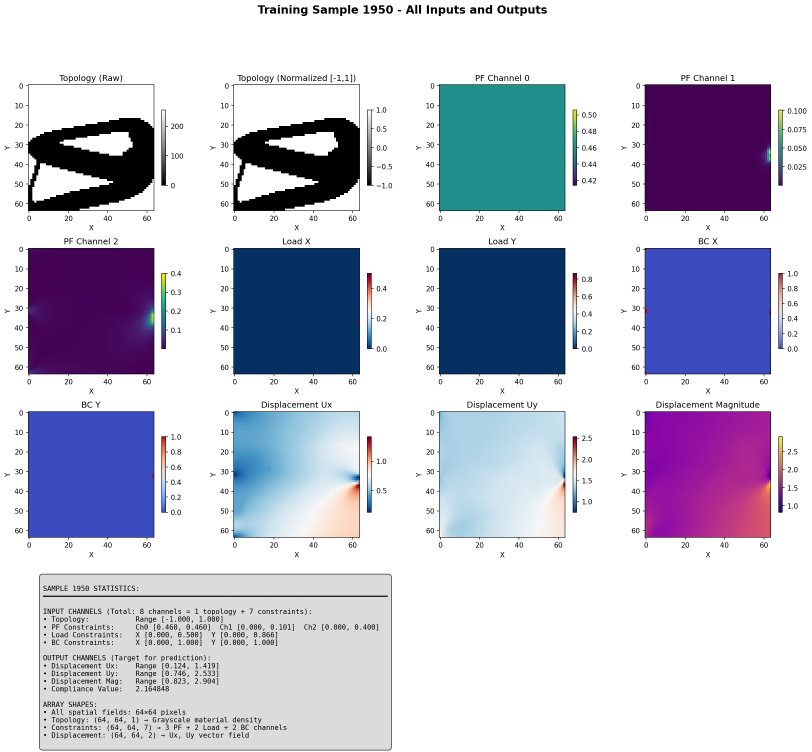
#> input picture .png, 2436 x 2255 px (shown at 1/3 size); its folder holds only this picture in this run
$ python generate_summary_from_topologies.py --input_dir . --output_name out.png
#> lines starting #> are read from the running program, lines starting #| are printed output that depends on the picture
#!/usr/bin/env python3
"""
Generate summary files from topology images with proper boundary conditions and loads.

This script creates summary files in the same format as training_data_summary.npy
with the following constraints:
- Loads and boundary conditions are placed on the perimeter only
- Loads and boundary conditions do not overlap
- Loads are point loads with unit magnitude at angles: 0, 30, 60, 90, 120, 150, 180 degrees
- Boundary conditions are fixed (type 3: fixed in both X and Y directions)

Usage:
python generate_summary_from_topologies.py --input_dir /path/to/topologies --output_name output_summary


python topodiff/generate_summary_from_topologies.py --input_dir topodiff/data/dataset_2_reg/training_data --output_name output_summary --num_samples 5
"""

import numpy as np
import argparse
import os
from pathlib import Path
from PIL import Image
import random

# Grid parameters
GRID_SIZE = 64

def get_perimeter_nodes():
    """Get all node indices on the perimeter of the 65x65 FEA mesh"""
    nodes = []

    # Bottom edge (y=0): nodes 1 to 65
    nodes.extend(range(1, 66))

    # Right edge (x=64): nodes 65, 130, 195, ..., 4225
    for i in range(65):
        nodes.append(65 + i * 65)

    # Top edge (y=64): nodes 4161 to 4225 (excluding 4225 as it's already in right edge)
    nodes.extend(range(4161, 4225))

    # Left edge (x=0): nodes 1, 66, 131, ..., 4161 (excluding corners)
    for i in range(1, 64):
        nodes.append(1 + i * 65)

    # Remove duplicates and return sorted
    return sorted(list(set(nodes)))

def get_corner_nodes():
    """Get the four corner nodes"""
    return [1, 65, 4161, 4225]

def node_to_normalized_coord(node):
    """Convert FEA node number (1-indexed) to normalized coordinates [0, 1]"""
    node_0 = node - 1  # Convert to 0-indexed
    row = node_0 // 65
    col = node_0 % 65

    # Normalize to [0, 1] range
    x = col / 64.0
    y = 1.0 - (row / 64.0)  # Flip Y to match coordinate system

    return [x, y]

def get_edge_position(node):
    """Determine which edge a perimeter node is on"""
    node_0 = node - 1
    row = node_0 // 65
    col = node_0 % 65

    if row == 0:
        return 'bottom'
    elif row == 64:
        return 'top'
    elif col == 0:
        return 'left'
    elif col == 64:
        return 'right'
    else:
        return None

def select_load_position(perimeter_nodes, bc_nodes, num_loads=1):
    """Select load positions ensuring they don't overlap with boundary conditions"""
    available_nodes = [n for n in perimeter_nodes if n not in bc_nodes]

    if num_loads > len(available_nodes):
        raise ValueError(f"Not enough available nodes for {num_loads} loads")

    # For single load, select randomly from available nodes
    if num_loads == 1:
        return random.sample(available_nodes, num_loads)

    # For multiple loads, try to space them out
    selected = []
    for _ in range(num_loads):
        if not selected:
            # First load: random selection
            node = random.choice(available_nodes)
            selected.append(node)
            available_nodes.remove(node)
        else:
            # Subsequent loads: prefer nodes far from existing loads
            best_node = None
            best_min_dist = -1

            for candidate in available_nodes:
                # Calculate minimum distance to existing loads
                min_dist = min([abs(candidate - existing) for existing in selected])
                if min_dist > best_min_dist:
                    best_min_dist = min_dist
                    best_node = candidate

            if best_node:
                selected.append(best_node)
                available_nodes.remove(best_node)

    return selected

def angle_to_components(angle_deg):
    """Convert angle in degrees to unit vector components"""
    angle_rad = np.radians(angle_deg)
    return np.cos(angle_rad), np.sin(angle_rad)

def select_boundary_conditions(perimeter_nodes, num_bc_locations=4):
    """Select boundary condition locations, preferring corners"""
    corners = get_corner_nodes()

    if num_bc_locations <= 4:
        # Use corners
        return random.sample(corners, num_bc_locations)
    else:
        # Use all corners plus additional perimeter nodes
        bc_nodes = corners.copy()
        remaining = [n for n in perimeter_nodes if n not in corners]
        additional = random.sample(remaining, num_bc_locations - 4)
        bc_nodes.extend(additional)
        return bc_nodes

def calculate_volume_fraction(topology_image):
    """Calculate volume fraction from topology image"""
    # Black pixels (< 127) are material
    material_pixels = np.sum(topology_image < 127)
    total_pixels = topology_image.shape[0] * topology_image.shape[1]
    return material_pixels / total_pixels

def create_summary_entry(topology_image, bc_strategy='corners', load_angle=None):
    """Create a single summary entry for a topology image"""
    perimeter_nodes = get_perimeter_nodes()

    # Select boundary conditions
    if bc_strategy == 'corners':
        bc_nodes = get_corner_nodes()
    elif bc_strategy == 'random':
        num_bc = random.randint(2, 6)
        bc_nodes = select_boundary_conditions(perimeter_nodes, num_bc)
    else:
        bc_nodes = get_corner_nodes()

    # Create BC configuration (type 3: fixed in both X and Y)
    BC_conf = [([node], 3) for node in bc_nodes]

    # Create BC strings for compatibility
    BC_conf_x = ';'.join(str(node) for node in bc_nodes) + ';'
    BC_conf_y = BC_conf_x

    # Select load position(s)
    num_loads = 1  # Single point load
    load_nodes = select_load_position(perimeter_nodes, bc_nodes, num_loads)

    # Select load angle
    if load_angle is None:
        allowed_angles = [0, 30, 60, 90, 120, 150, 180]
        load_angle = random.choice(allowed_angles)

    # Calculate load components
    x_component, y_component = angle_to_components(load_angle)
    x_loads = [x_component]
    y_loads = [y_component]

    # Get load coordinates
    load_coord = np.array([node_to_normalized_coord(node) for node in load_nodes])

    # Calculate volume fraction
    VF = calculate_volume_fraction(topology_image)

    # Create summary entry
    entry = {
        'BC_conf': BC_conf,
        'BC_conf_x': BC_conf_x,
        'BC_conf_y': BC_conf_y,
        'load_nodes': np.array(load_nodes),
        'load_coord': load_coord,
        'x_loads': x_loads,
        'y_loads': y_loads,
        'VF': VF
    }

    return entry

def process_topology_directory(input_dir, output_name, bc_strategy='corners', num_samples=None):
    """Process all topology images in a directory and create summary file"""
#> called with input_dir = '.', output_name = 'out.png', bc_strategy = 'corners'
    input_path = Path(input_dir)

    # Find all topology images
    topology_files = sorted(list(input_path.glob('*.png')) + list(input_path.glob('*.jpg')))

    if not topology_files:
        raise ValueError(f"No image files found in {input_dir}")

    print(f"Found {len(topology_files)} topology images")

    if num_samples:
        topology_files = topology_files[:num_samples]
        print(f"Processing first {num_samples} images")

    # Process each topology
    summary_data = []

    for i, topology_file in enumerate(topology_files):
        # Load topology image
        with Image.open(topology_file) as img:
#> img is the input picture: PIL image 2436x2255 RGBA; mean R, G, B, A 195, 195.7, 212.2, 255
            img = img.convert('L')  # Convert to grayscale
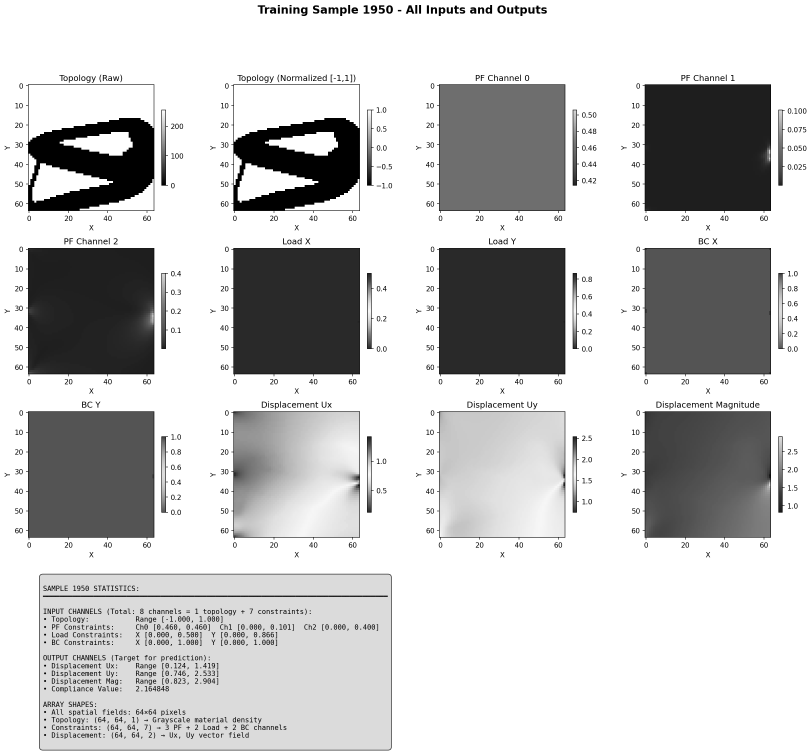
#> img: PIL image 2436x2255 L (shown at 1/3 size); min 0, max 255, mean 197.4
            topology_array = np.array(img)

            # Ensure it's 64x64
            if topology_array.shape != (64, 64):
                img_resized = img.resize((64, 64), Image.BILINEAR)
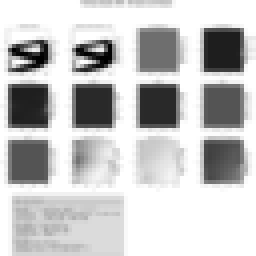
#> img_resized: PIL image 64x64 L (shown 4 times larger); min 0, max 255, mean 197.3
                topology_array = np.array(img_resized)

        # Create summary entry
        entry = create_summary_entry(topology_array, bc_strategy)
#> in calculate_volume_fraction, `material_pixels = np.sum(topology_image < 127)`: material_pixels = 920
#> in create_summary_entry, `VF = calculate_volume_fraction(topology_image)`: VF = 0.225
#> entry = 8 items
        summary_data.append(entry)

        if (i + 1) % 100 == 0:
            print(f"Processed {i + 1}/{len(topology_files)} topologies")

    # Convert to numpy array of dictionaries
    summary_array = np.array(summary_data, dtype=object)

    # Save to file
    output_path = Path('topodiff/data/dataset_1_diff') / f'{output_name}.npy'
    output_path.parent.mkdir(parents=True, exist_ok=True)
    np.save(output_path, summary_array)

    print(f"Summary file saved to: {output_path}")
    print(f"Total entries: {len(summary_array)}")
#| Total entries: 1

    # Print sample statistics
    print("\nSample statistics:")
    print(f"Average volume fraction: {np.mean([e['VF'] for e in summary_data]):.3f}")
#| Average volume fraction: 0.225
    print(f"Load angles used: {set([int(np.degrees(np.arctan2(e['y_loads'][0], e['x_loads'][0]))) for e in summary_data])}")
#| Load angles used: {0}

    return output_path

def main():
    parser = argparse.ArgumentParser(description='Generate summary files from topology images')
    parser.add_argument('--input_dir', required=True, help='Directory containing topology images')
    parser.add_argument('--output_name', required=True, help='Name for output summary file (without .npy extension)')
    parser.add_argument('--bc_strategy', choices=['corners', 'random'], default='corners',
                       help='Boundary condition placement strategy')
    parser.add_argument('--num_samples', type=int, default=None,
                       help='Number of samples to process (default: all)')
    parser.add_argument('--seed', type=int, default=42,
                       help='Random seed for reproducibility')

    args = parser.parse_args()

    # Set random seed
    random.seed(args.seed)
    np.random.seed(args.seed)

    # Process topologies
    try:
        output_path = process_topology_directory(
            args.input_dir,
            args.output_name,
            args.bc_strategy,
            args.num_samples
        )

        # Verify the output
        print("\nVerifying output...")
        data = np.load(output_path, allow_pickle=True)
        print(f"Loaded {len(data)} entries")
        print(f"First entry keys: {list(data[0].keys())}")

    except Exception as e:
        print(f"Error: {e}")
        return 1

    return 0

if __name__ == "__main__":
    exit(main())
#> (the program exits here)

$ run again, on boundary_transpose_comparison.png
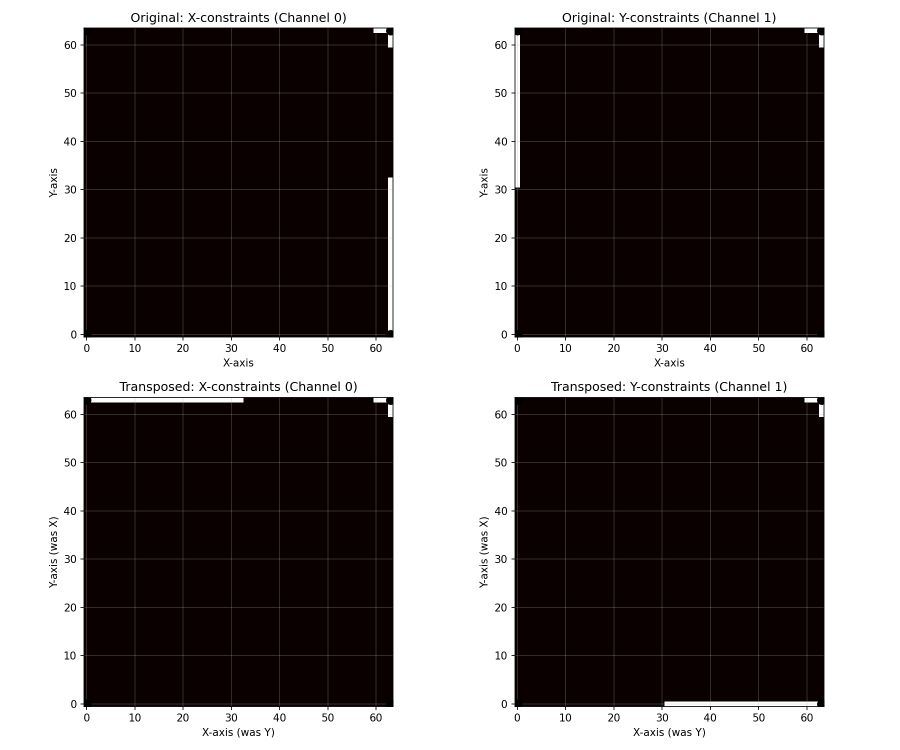
#> input picture boundary_transpose_comparison.png, 1800 x 1500 px (shown at 1/2 size)
#> in process_topology_directory, img is the input picture: PIL image 1800x1500 RGBA; mean R, G, B, A 115.9, 110.4, 110.4, 255
#> img: PIL image 1800x1500 L
#> in process_topology_directory, `img_resized = img.resize((64, 64), Image.BILINEAR)`:
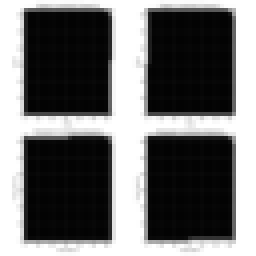
#> img_resized: PIL image 64x64 L (shown 4 times larger); min 3, max 255, mean 112
#> material_pixels = 2324
#> VF = 0.567
#> entry = 8 items
#| Total entries: 1
#| Average volume fraction: 0.567
#| Load angles used: {0}

$ run again, on detailed_analysis_sample_0.png
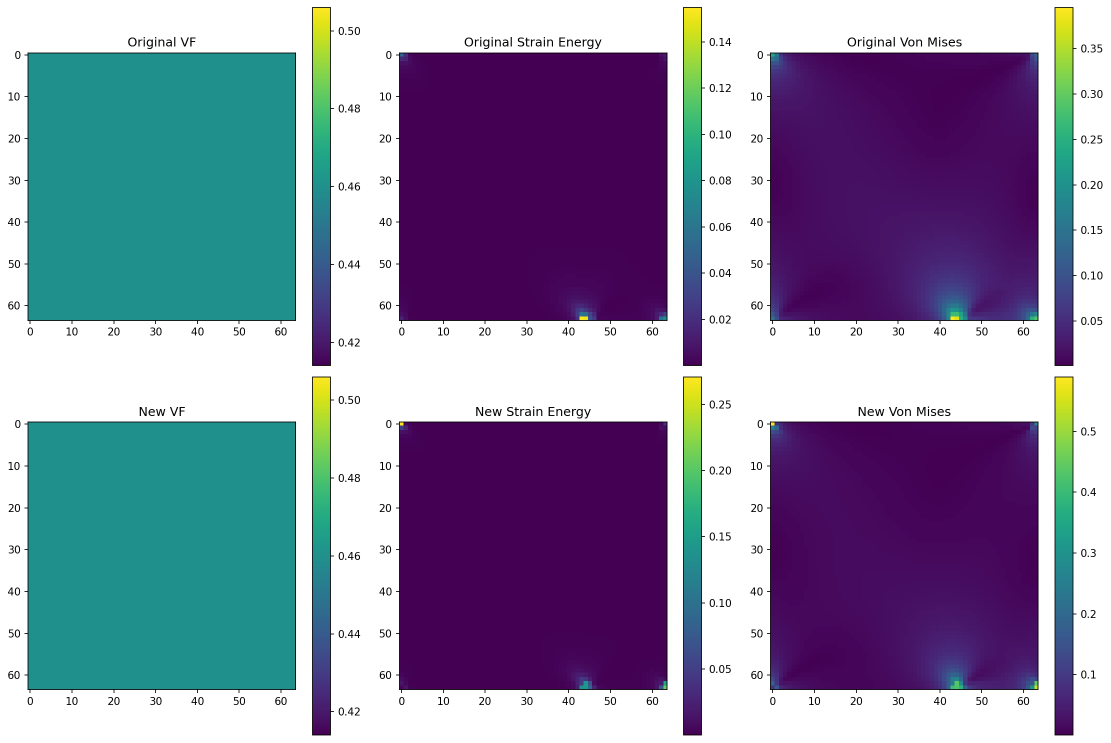
#> input picture detailed_analysis_sample_0.png, 2221 x 1485 px (shown at 1/2 size)
#> in process_topology_directory, img is the input picture: PIL image 2221x1485 RGBA; mean R, G, B, A 139.9, 140.6, 167.2, 255
#> in process_topology_directory, `img = img.convert('L')`:
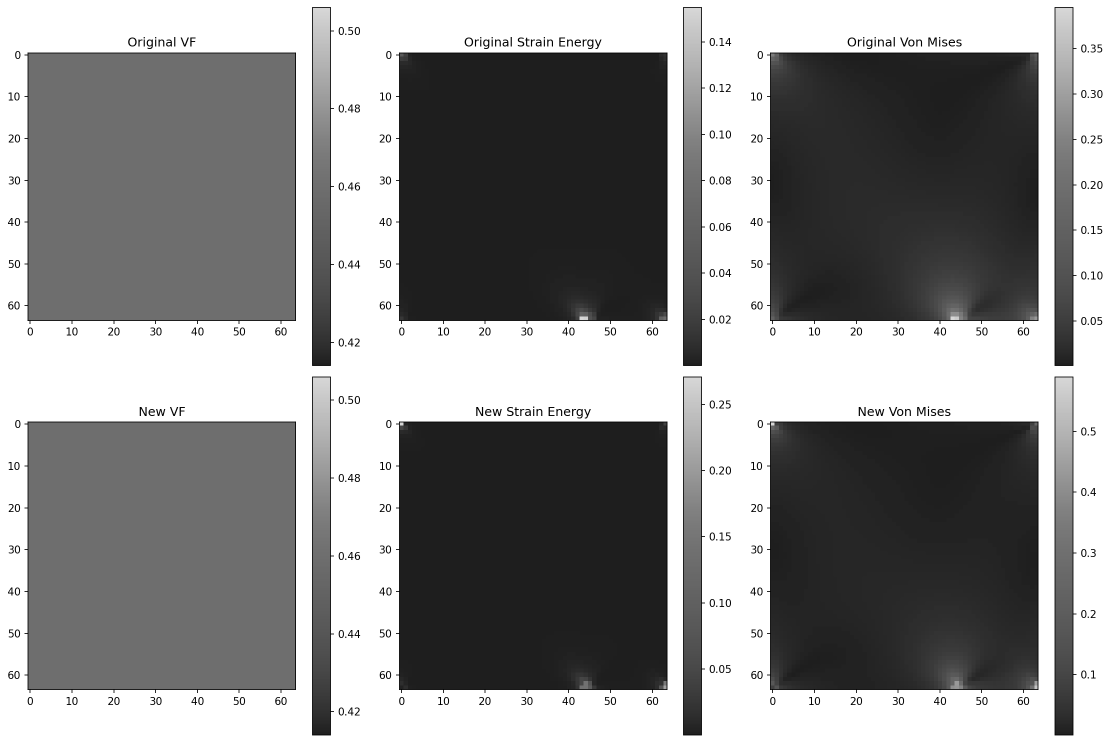
#> img: PIL image 2221x1485 L (shown at 1/2 size); min 0, max 255, mean 143.4
#> in process_topology_directory, `img_resized = img.resize((64, 64), Image.BILINEAR)`:
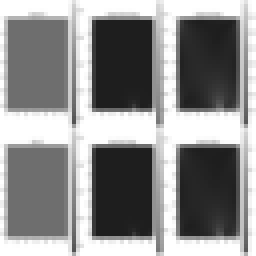
#> img_resized: PIL image 64x64 L (shown 4 times larger); min 30, max 255, mean 143.3
#> material_pixels = 2116
#> VF = 0.517
#> entry = 8 items
#| Total entries: 1
#| Average volume fraction: 0.517
#| Load angles used: {0}

$ run again, on detailed_bc_analysis.png
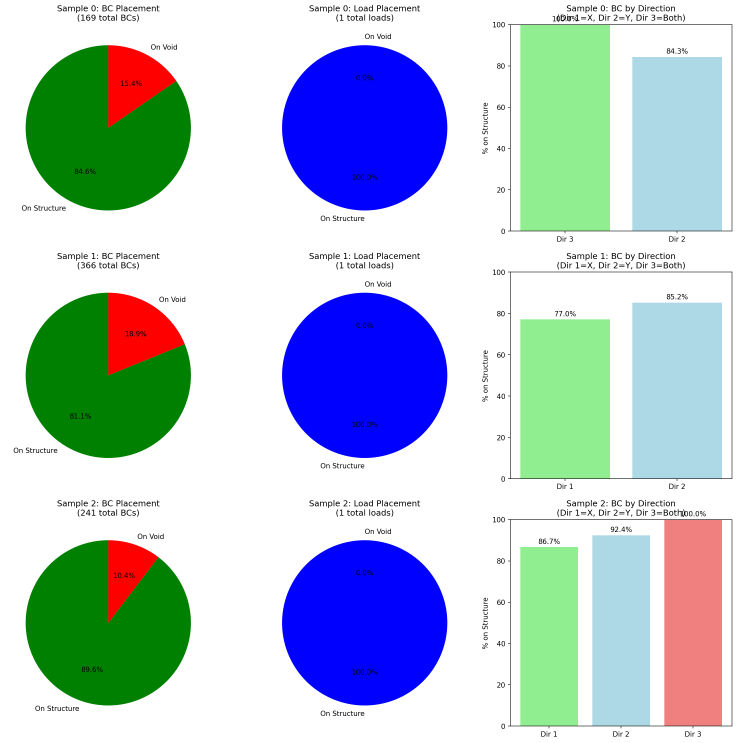
#> input picture detailed_bc_analysis.png, 2210 x 2228 px (shown at 1/3 size)
#> in process_topology_directory, img is the input picture: PIL image 2210x2228 RGBA; mean R, G, B, A 181.4, 198.1, 208.9, 255
#> in process_topology_directory, `img = img.convert('L')`:
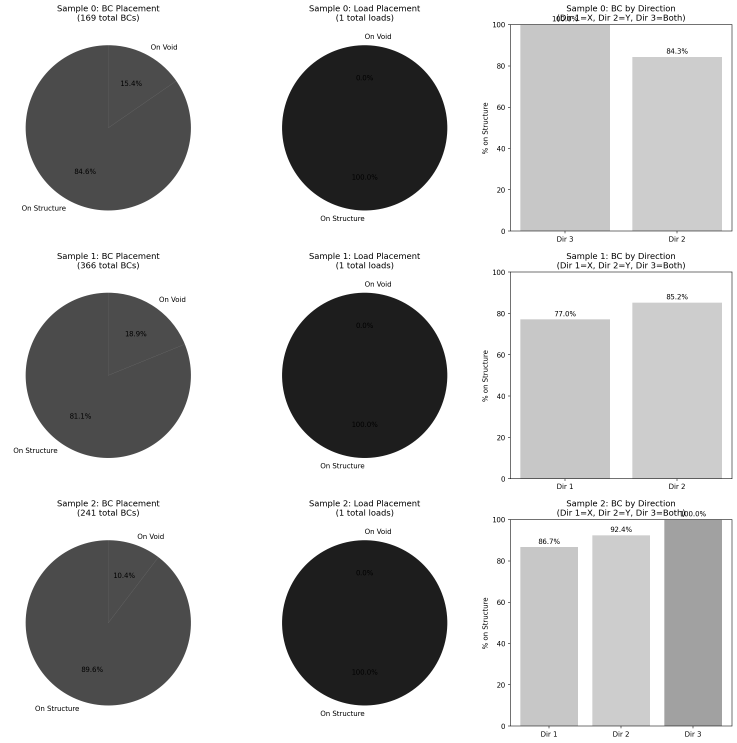
#> img: PIL image 2210x2228 L (shown at 1/3 size); min 0, max 255, mean 194.3
#> in process_topology_directory, `img_resized = img.resize((64, 64), Image.BILINEAR)`:
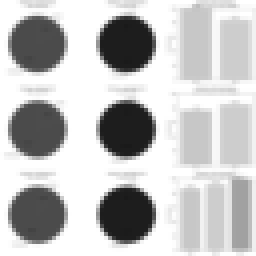
#> img_resized: PIL image 64x64 L (shown 4 times larger); min 26, max 255, mean 194.2
#> material_pixels = 912
#> VF = 0.223
#> entry = 8 items
#| Total entries: 1
#| Average volume fraction: 0.223
#| Load angles used: {0}

$ run again, on bc_improvement_comparison.png
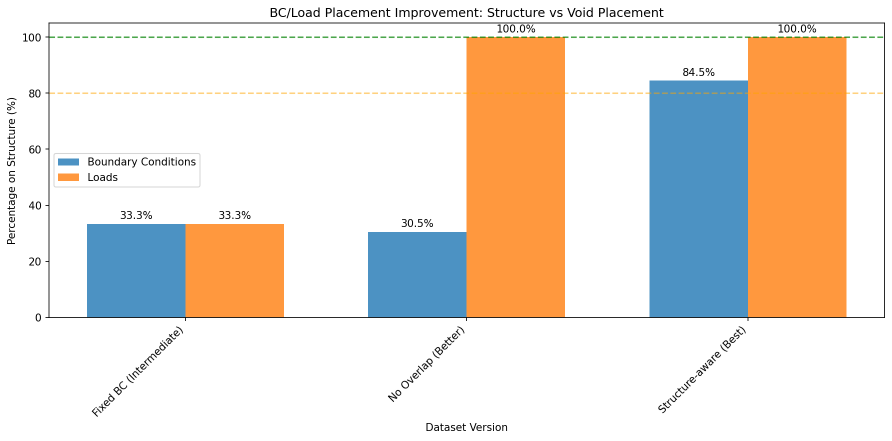
#> input picture bc_improvement_comparison.png, 1784 x 881 px (shown at 1/2 size)
#> in process_topology_directory, img is the input picture: PIL image 1784x881 RGBA; mean R, G, B, A 232.6, 223.1, 213.1, 255
#> in process_topology_directory, `img = img.convert('L')`:
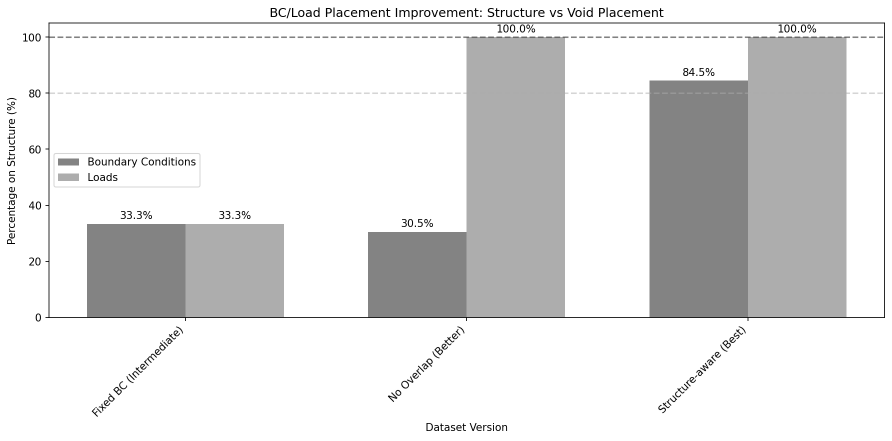
#> img: PIL image 1784x881 L (shown at 1/2 size); min 0, max 255, mean 224.9
#> in process_topology_directory, `img_resized = img.resize((64, 64), Image.BILINEAR)`:
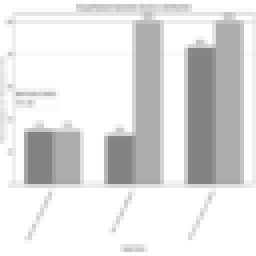
#> img_resized: PIL image 64x64 L (shown 4 times larger); min 131, max 255, mean 224.9
#> material_pixels = 0
#> entry = 8 items
#| Total entries: 1
#| Average volume fraction: 0.000
#| Load angles used: {0}
